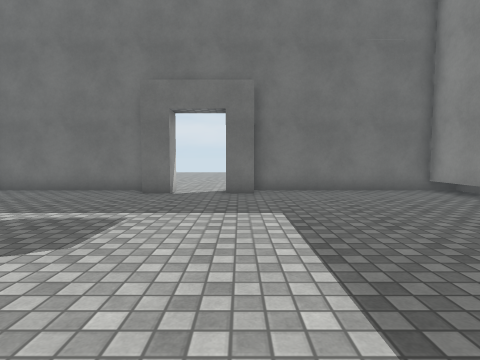
View 1 (above)

12 first-person views from a walk through a Unity game level. The camera is 1.2 m above the floor, tilts 4° down and sees 80° across. The floor is counted in squares, 1 m on a side. Each view is taken from the middle of a square. On the plan, view 1 faces up. The plan holds only what a view shows up to about 13 squares ahead; the rest is blank. The place goes on beyond the plan. The player is left out. Surface patterns are stand-ins for the level's own textures.

View 2
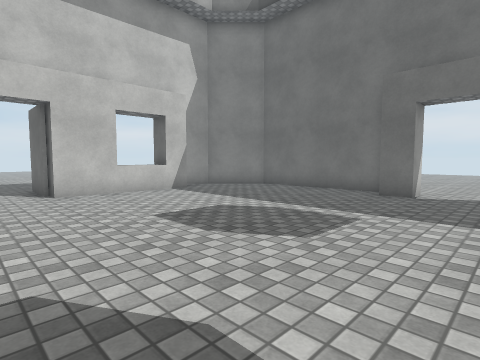

View 3
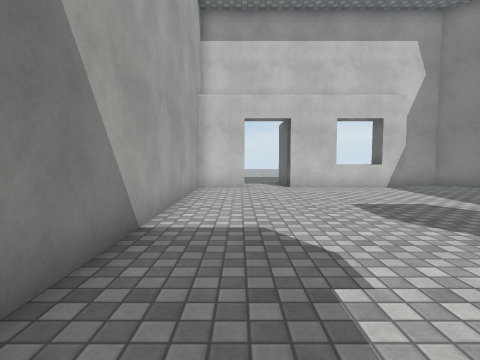

View 4
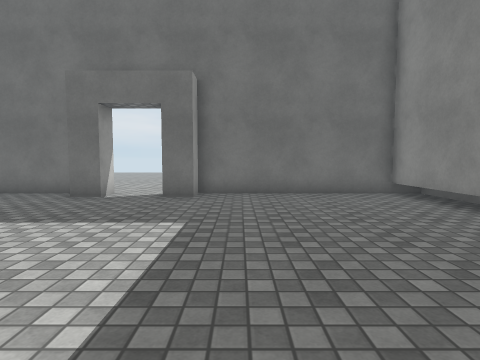

View 5
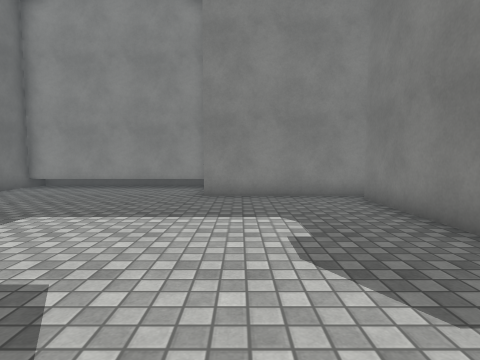

View 6
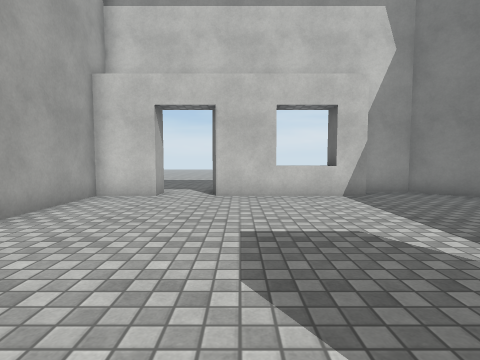

View 7
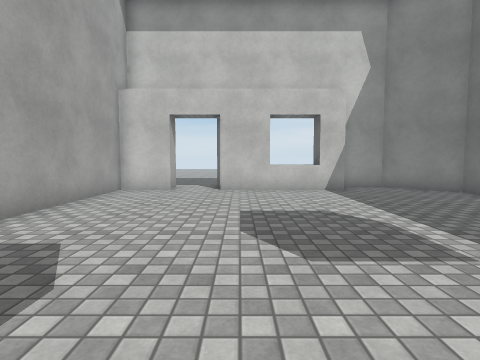

View 8
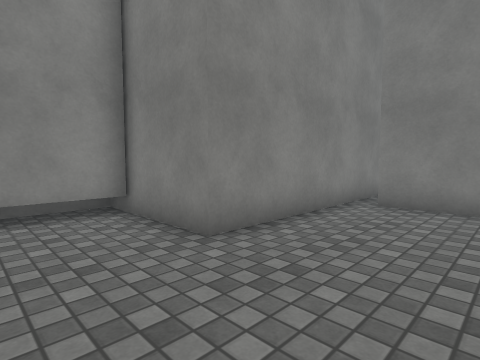

View 9
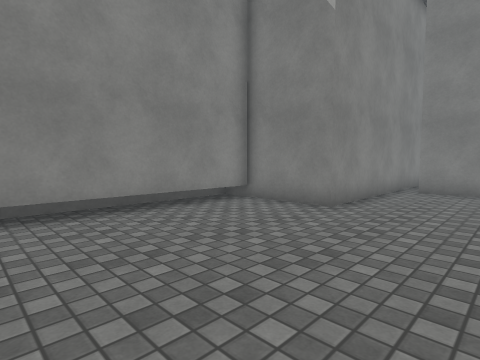

View 10
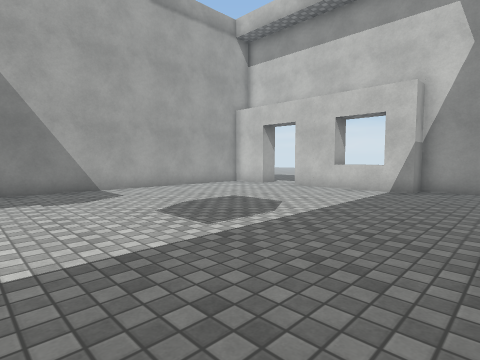

View 11
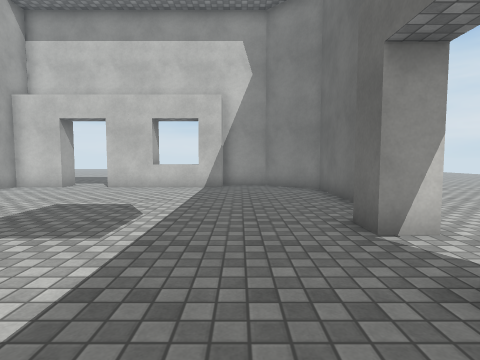

View 12
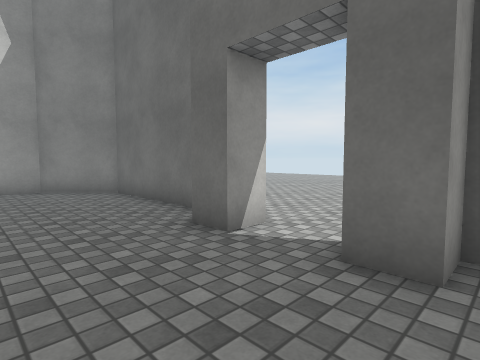

### Floor plan
Points are (right, up) in squares from view 1. A wall is a line through its corners. A room is listed if a view was taken in it or the views show most of it. See-through windows are left out.
Room 1 (views 1, 2, 3, 4, 5, 6, 7, 8, 9, 10, 11, 12)
walls: (-2.5, 10.2) (-3.5, 10.2); (-3.7, 11.2) (-9.5, 11.2) (-11.5, 9.2) (-11.5, 7.2); (-10.5, 7.2) (-10.5, 2.2); (4.5, 11.2) (0.5, 11.2) (0.5, 10.2) (-0.5, 10.2); (7.4, 3.1) (7.4, 11.2); (-10.5, 0.2) (-10.5, -1.8) (3.8, -1.8); (4.5, -5) (4.5, 3.2) (8.5, 3.2); (8.5, 11.2) (6.5, 11.2)
low walls: (8.5, 3.2) (8.5, 9.4)
ways out: opening at (-11, 1); opening at (-1.5, 11)

Positions as (right, up) in squares from view 1, and headings:
1: (0, 0), facing up
2: (0, 0), facing up-left
3: (2, 0), facing left
4: (2, 1), facing up
5: (-5, 2), facing right
6: (-1, 3), facing left
7: (1, 3), facing left
8: (1, 6), facing down-right
9: (1, 10), facing down-right
10: (1, 10), facing down-left
11: (2, 8), facing left
12: (1, 7), facing up-left
